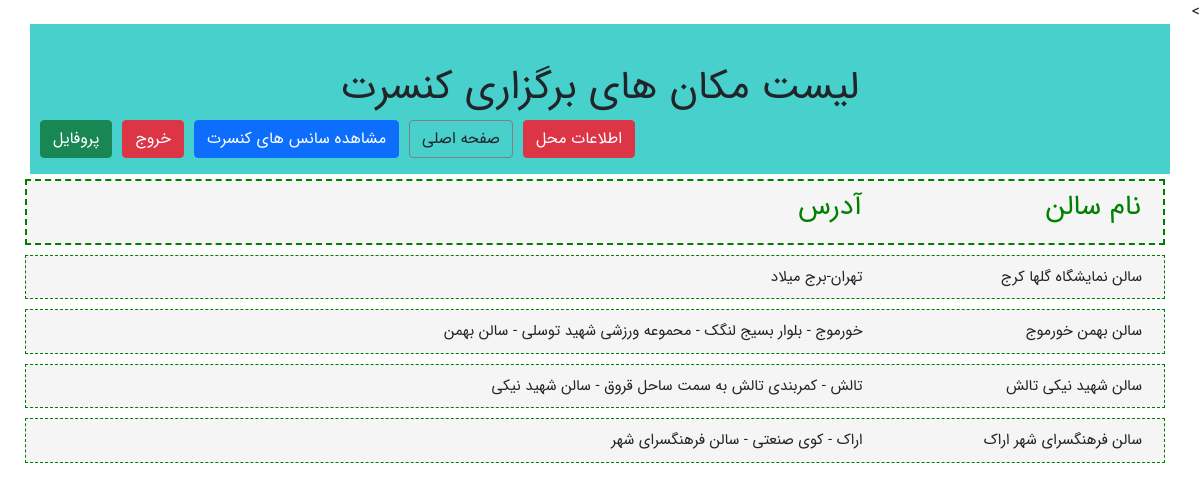
The page /ticketSales/location/list (signed in) on the database its author committed.
### ticketSales/models.py (models this page shows, shortened)
class locationModel(models.Model):
    class Meta:
        verbose_name="محل برگزاری"
        verbose_name_plural="محل برگزاری"
    IdNumber=models.IntegerField(primary_key=True,verbose_name="کد محل")
    Name=models.CharField(max_length=100,verbose_name="نام محل")
    Address=models.CharField(max_length=500,default="تهران-برج میلاد",verbose_name="آدرس")
    Phone=models.CharField(max_length=11,null=True,verbose_name="تلفن")
    capacity=models.IntegerField(verbose_name="ظرفیت")

### ticketSales/views.py (the view)
# urls.py: path('location/list', views.locationListView),
@login_required
def locationListView(request):
    locations=locationModel.objects.all()
    context={
        "locationlist":locations,
    }
    return render(request,"ticketSales/locationlist.html",context)

### ticketSales/templates/ticketSales/locationList.html
{% extends "ticketSales/layout.html" %}
{% block titlepage %}
    لیست مکان های برگزاری کنسرت
{% endblock%}
{% block mainContent %}
    <div class="row locationHeader">
        <div class="col-md-3">
            <h3>نام سالن</h3>
        </div>
        <div class="col-md-9">
        <h3>آدرس</h3>
        </div>
    </div>
    {% if locationlist %}
        {% for location in locationlist %}
            <div class="row location">
                <div class="col-md-3">
                    {{ location.Name }}
                </div>
                <div class="col-md-9">
                    {{ location.Address }}
                </div>
            </div>
        {% endfor %}
    {% endif %}
{% endblock%}

### ticketSales/static/ticketSales/css/style.css (style rules this page uses)
body { font-family: 'IranSanse' !important; }
.location { margin: 5px; background-color: whitesmoke; font-size: 15px; border:1px dashed green; padding:10px; text-align: right; }
.locationHeader { background-color: whitesmoke; margin: 5px; text-align: right; font-size: 15px; border:2px dashed green; padding:10px; color:green }

### rows shown on the page
locationModel: Name "سالن نمایشگاه گلها کرج", Address "تهران-برج میلاد"
locationModel: Name "سالن بهمن خورموج", Address "خورموج - بلوار بسیج لنگک - محموعه ورزشی شهید توسلی - سالن بهمن"
locationModel: Name "سالن شهید نیکی تالش", Address "تالش - کمربندی تالش به سمت ساحل قروق - سالن شهید نیکی"
locationModel: Name "سالن فرهنگسرای شهر اراک", Address "اراک - کوی صنعتی - سالن فرهنگسرای شهر"
